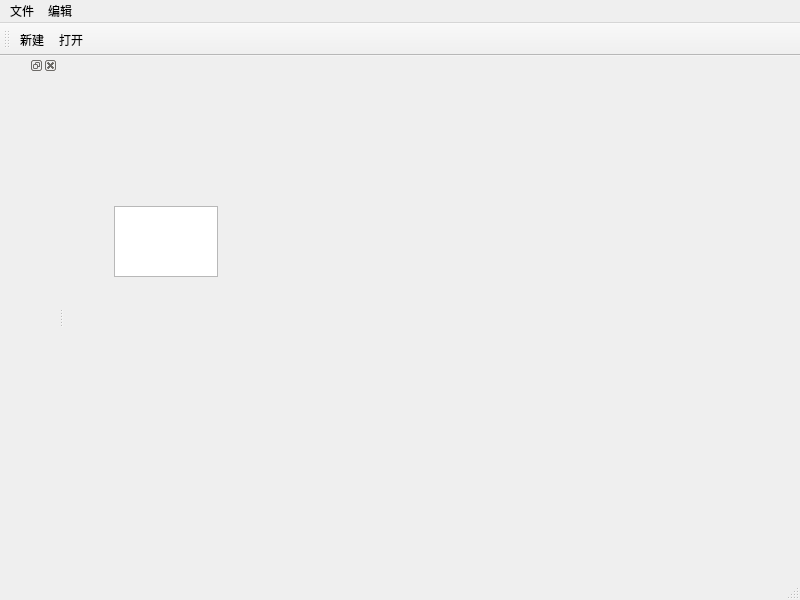
<?xml version="1.0" encoding="UTF-8"?>
<ui version="4.0">
 <class>MainWindow</class>
 <widget class="QMainWindow" name="MainWindow">
  <property name="geometry">
   <rect>
    <x>0</x>
    <y>0</y>
    <width>800</width>
    <height>600</height>
   </rect>
  </property>
  <property name="windowTitle">
   <string>MainWindow</string>
  </property>
  <widget class="QWidget" name="centralwidget">
   <widget class="QTextEdit" name="textEdit">
    <property name="geometry">
     <rect>
      <x>50</x>
      <y>150</y>
      <width>104</width>
      <height>71</height>
     </rect>
    </property>
   </widget>
  </widget>
  <widget class="QMenuBar" name="menubar">
   <property name="geometry">
    <rect>
     <x>0</x>
     <y>0</y>
     <width>800</width>
     <height>21</height>
    </rect>
   </property>
   <widget class="QMenu" name="menu">
    <property name="title">
     <string>文件</string>
    </property>
    <addaction name="actionnew"/>
    <addaction name="separator"/>
    <addaction name="actionopen"/>
   </widget>
   <widget class="QMenu" name="menu_2">
    <property name="title">
     <string>编辑</string>
    </property>
   </widget>
   <addaction name="menu"/>
   <addaction name="menu_2"/>
  </widget>
  <widget class="QStatusBar" name="statusbar"/>
  <widget class="QToolBar" name="toolBar">
   <property name="windowTitle">
    <string>toolBar</string>
   </property>
   <attribute name="toolBarArea">
    <enum>TopToolBarArea</enum>
   </attribute>
   <attribute name="toolBarBreak">
    <bool>false</bool>
   </attribute>
   <addaction name="actionnew"/>
   <addaction name="actionopen"/>
  </widget>
  <widget class="QDockWidget" name="dockWidget">
   <property name="allowedAreas">
    <set>Qt::DockWidgetArea::BottomDockWidgetArea|Qt::DockWidgetArea::TopDockWidgetArea</set>
   </property>
   <attribute name="dockWidgetArea">
    <number>1</number>
   </attribute>
   <widget class="QWidget" name="dockWidgetContents"/>
  </widget>
  <action name="actionnew">
   <property name="text">
    <string>新建</string>
   </property>
  </action>
  <action name="actionopen">
   <property name="text">
    <string>打开</string>
   </property>
  </action>
 </widget>
 <resources/>
 <connections/>
</ui>
